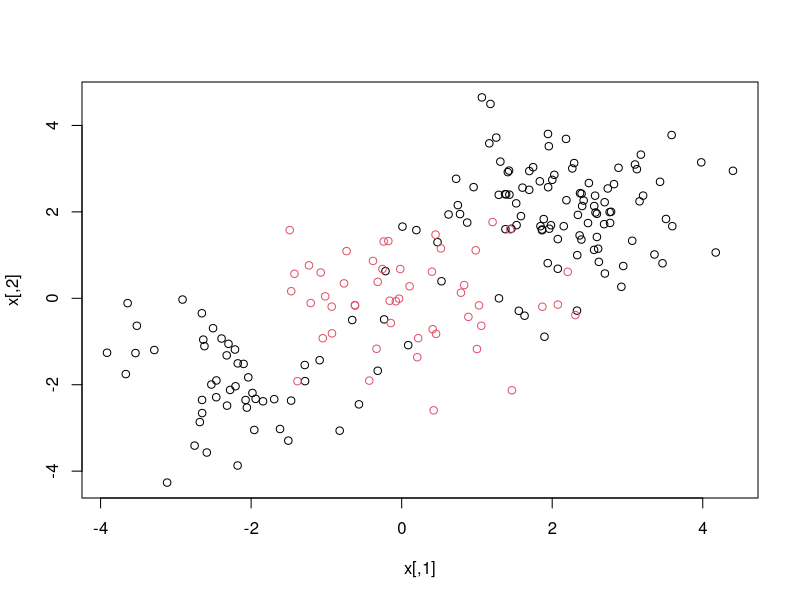
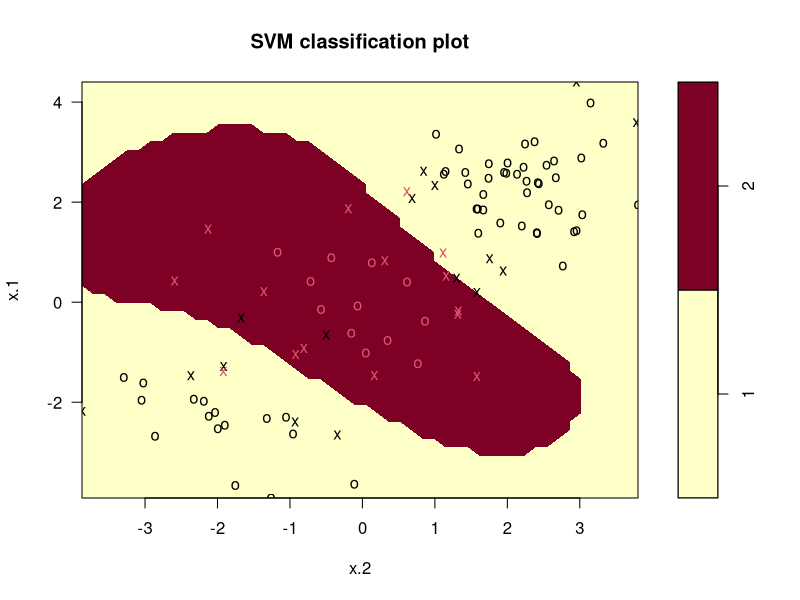
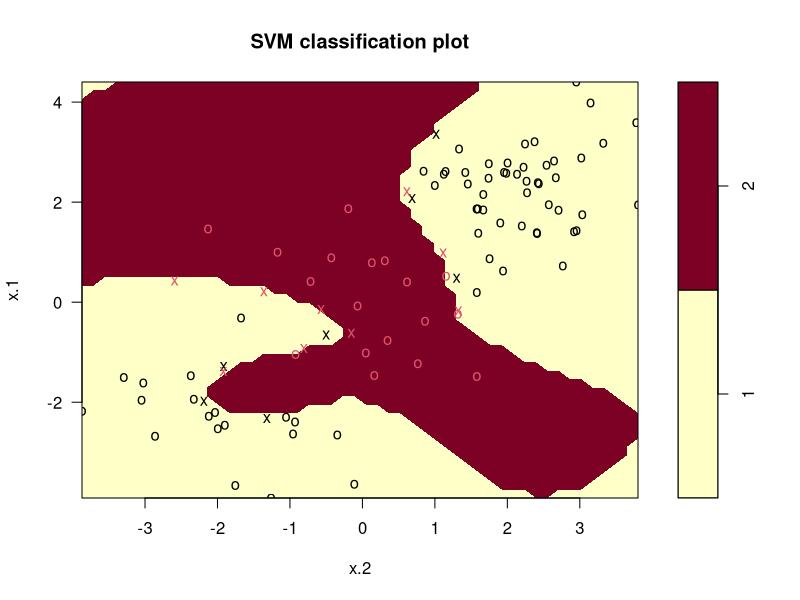
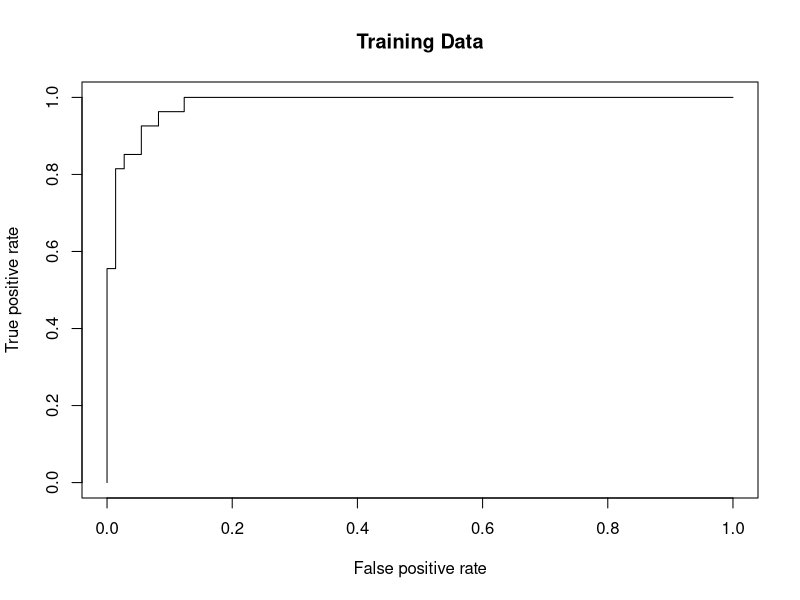
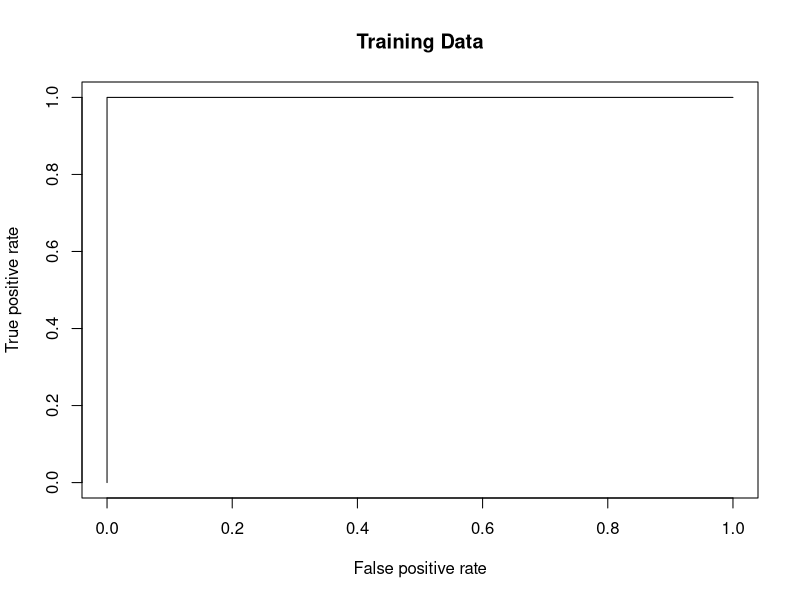
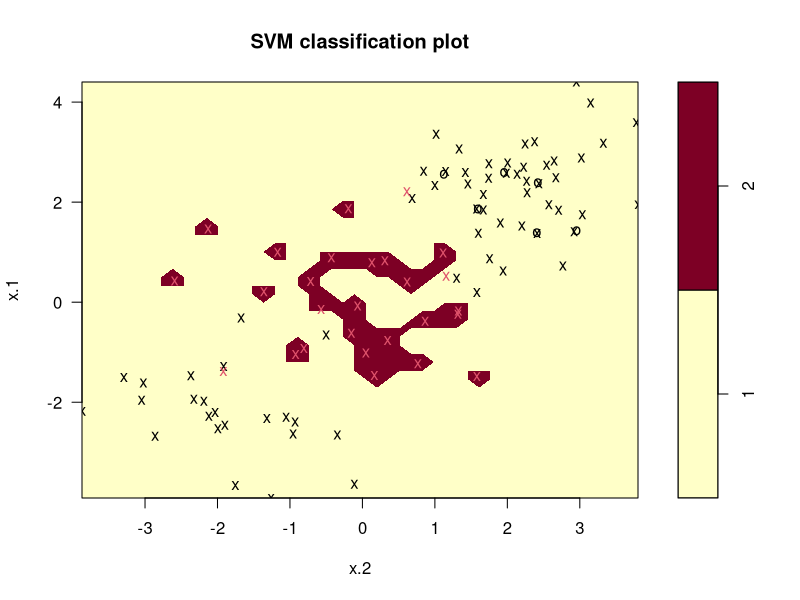
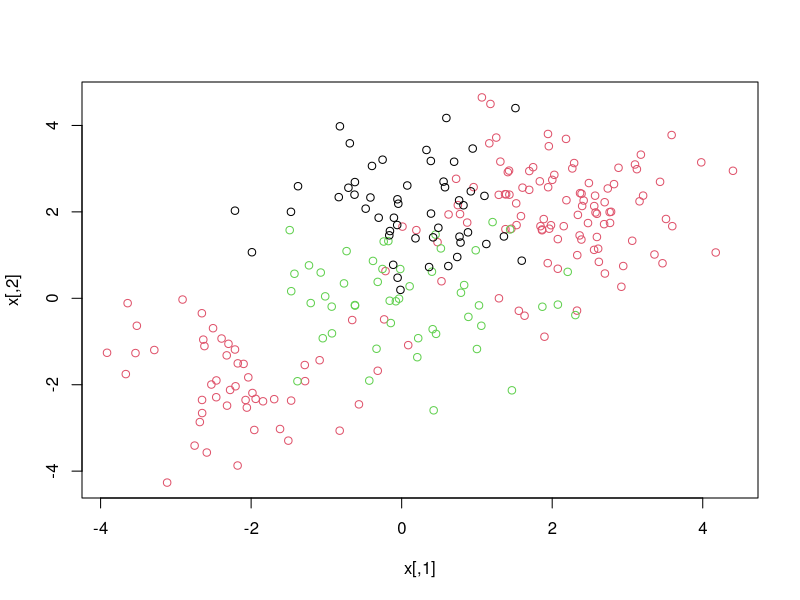
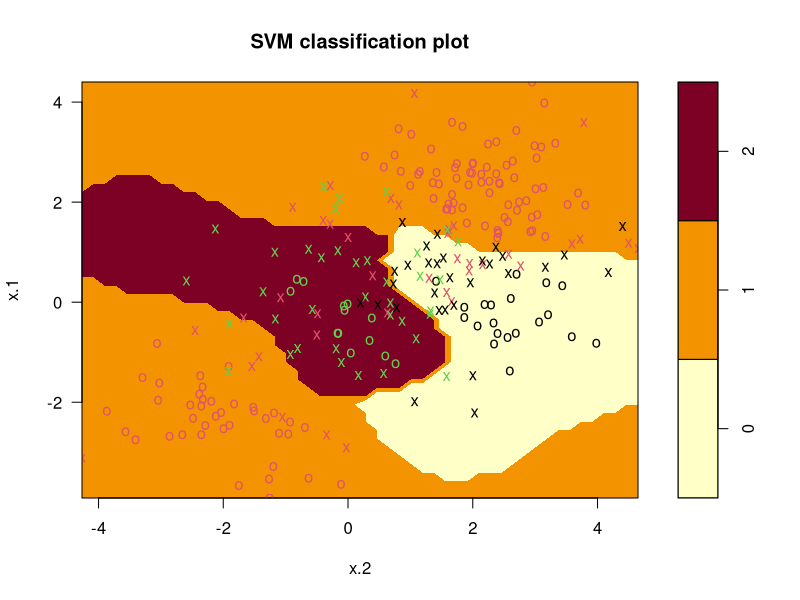

Source code (R) for these figures, in order:
## Support Vector Machines

# Load the e1071 package
library(e1071)

# Set Seed
set.seed(1)
x <- matrix(rnorm(200 * 2), ncol = 2)
x[1:100, ] <- x[1:100, ] + 2
x[101:150, ] <- x[101:150, ] - 2
y <- c(rep(1, 150), rep(2, 50))
dat <- data.frame(x = x, y = as.factor(y))

# Plot
plot(x, col=y)

# Train Test Split
train <- sample(200, 100)
svmfit <- svm(y ~ ., data=dat[train, ], kernel="radial", gamma=1, cost=1)

# Plot
plot(svmfit, dat[train, ])

# Summary
summary(svmfit)

# Redo with a larger cost
svmfit <- svm(y ~ ., data=dat[train, ], kernel="radial", gamma=1, cost=1e5)

# Plot
plot(svmfit, dat[train, ])

# Tune the model
set.seed(1)
tune.out <- tune(svm, y ~ ., data=dat[train, ], 
    kernel="radial", 
    ranges=list(cost=c(0.1, 1, 10, 100, 1000), 
                gamma=c(0.5, 1, 2, 3, 4)))

# Summary of the tuning
summary(tune.out)

# Create a table of the best parameters
table(
    true = dat[-train, "y"],
    pred = predict(
        tune.out$best.model, 
        newdata=dat[-train, ]
    )
)

# Calculate the accuracy of the model
mean(
    dat[-train, "y"] == predict(
        tune.out$best.model, 
        newdata=dat[-train, ]
    )
)

# ROC Curves

# Load the ROCR package
library(ROCR)
    
# Create a function to plot the ROC curve
rocplot <- function(pred, truth, ...){
    predob <- prediction(pred, truth)
    perf <- performance(predob, "tpr", "fpr")
    plot(perf, ...)
}
# The function rocplot takes two arguments: pred and truth. These arguments represent the predicted values and the true values, respectively.
# Inside the function, the prediction function is called with pred and truth as arguments. This function is part of the ROCR package in R and is used to create a prediction object.
# The performance function is then called with the predob object, "tpr" (true positive rate), and "fpr" (false positive rate) as arguments. This function calculates the true positive rate and false positive rate based on the prediction object.
# Finally, the plot function is called with the perf object and any additional arguments passed to the rocplot function. This function plots the performance of the prediction object, typically showing the true positive rate on the y-axis and the false positive rate on the x-axis.

# Create a SVM model with the best parameters
svmfit.opt <- svm(y ~ ., data=dat[train, ], kernel="radial", gamma=0.5, cost=1)

# Obtain the fitted values
fitted <- attributes(
    predict(svmfit.opt, dat[train, ], decision.values=TRUE)
    )$decision.values
# attributes(): This function in R is used to get or set attributes of an object. In this case, it's used to access the attributes of the object returned by the predict function.

# Plot the ROC curve
rocplot(-fitted, dat[train, "y"], main="Training Data")

# Increase the gamma parameter
svmfit.opt <- svm(y ~ ., data=dat[train, ], kernel="radial", gamma=50, cost=1)

# Obtain the fitted values
fitted <- attributes(
    predict(svmfit.opt, dat[train, ], decision.values=TRUE)
    )$decision.values

# Plot the ROC curve
rocplot(-fitted, dat[train, "y"], main="Training Data")

# Plot the svmfit.opt model
plot(svmfit.opt, dat[train, ])

# SVM with Multiple Classes

# Set Seed
set.seed(1)
x <- rbind(x, matrix(rnorm(50 * 2), ncol = 2))
y <- c(y, rep(0, 50))
x[y == 0, 2] <- x[y == 0, 2] + 2
dat <- data.frame(x = x, y = as.factor(y))

# Plot
plot(x, col=(y + 1))

# Fit the model
svmfit <- svm(y ~ ., data=dat, kernel="radial", gamma=1, cost=10)

# Plot
plot(svmfit, dat)
